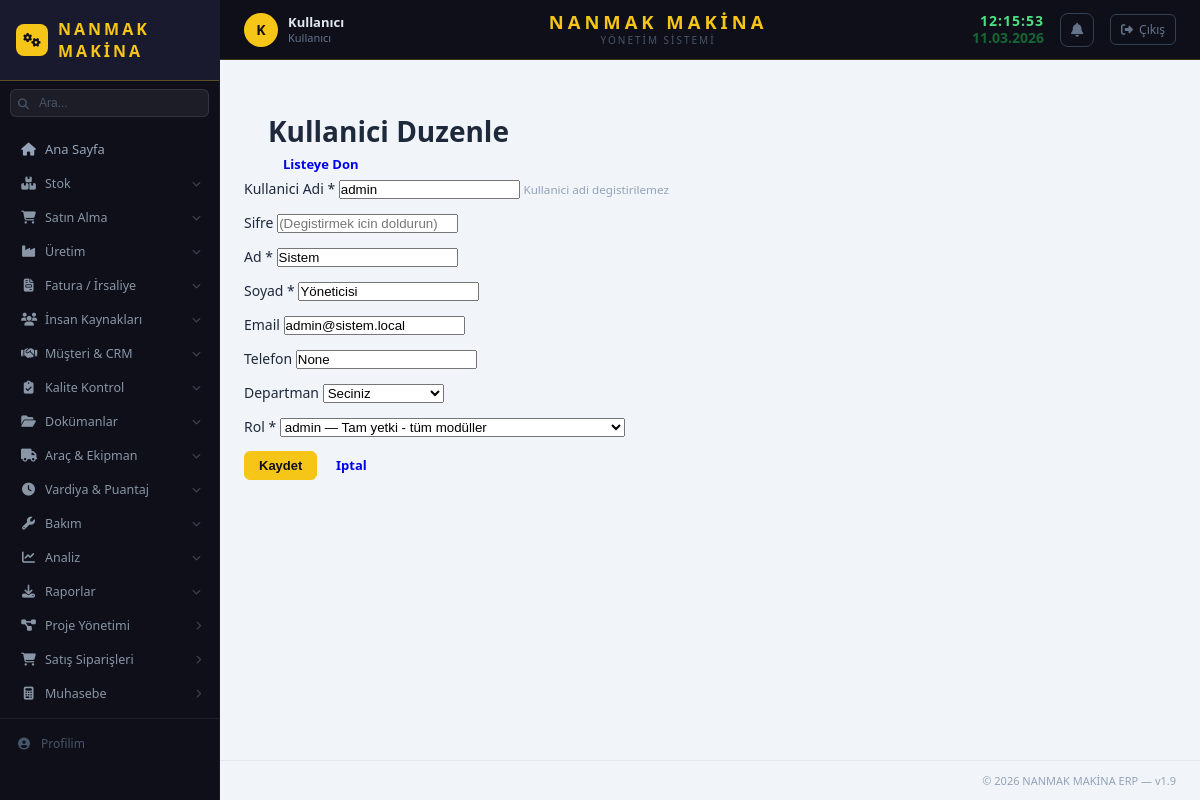
/kullanici/kullanici/1/duzenle (signed in), run on the app's committed database.
### app/stok/models/sistem_ayar.py (models this page shows, shortened)
class SistemAyar(db.Model):
    __tablename__ = 'sistem_ayar'
    id = db.Column(db.Integer, primary_key=True, autoincrement=True)
    anahtar = db.Column(db.String(100), unique=True, nullable=False)
    deger = db.Column(db.Text)
    aciklama = db.Column(db.String(200))
    guncelleme = db.Column(db.String(30), default=lambda: datetime.now().strftime('%d.%m.%Y %H:%M'))
    @staticmethod
    def get(anahtar, varsayilan=''):
        ayar = SistemAyar.query.filter_by(anahtar=anahtar).first()
        return ayar.deger if ayar else varsayilan

### app/kullanici/models/kullanici.py (models this page shows, shortened)
class Kullanici(db.Model):
    __tablename__ = 'kullanici'
    id = db.Column(db.Integer, primary_key=True, autoincrement=True)
    kullanici_adi = db.Column(db.String(50), unique=True, nullable=False)
    sifre_hash = db.Column(db.String(256), nullable=False)
    ad = db.Column(db.String(100), nullable=False)
    soyad = db.Column(db.String(100), nullable=False)
    email = db.Column(db.String(150), unique=True)
    telefon = db.Column(db.String(20))
    departman = db.Column(db.String(100))
    personel_id = db.Column(db.Integer, nullable=True)
    olusturma_tarihi = db.Column(db.String(20), default=_simdi)
    son_giris = db.Column(db.String(20))
    aktif = db.Column(db.Integer, default=1)
    roller = db.relationship('KullaniciRol', backref='kullanici', lazy=True, cascade='all, delete-orphan')
    def birincil_rol(self):
        if self.roller:
            return self.roller[0].rol
        return None
    def admin_mi(self):
        for kr in self.roller:
            if kr.rol and kr.rol.rol_adi == 'admin':
                return True
        return False

### app/kullanici/routes/kullanici_routes.py (the view, shortened to what this page needs)
@kullanici_bp.route('/kullanici/<int:id>/duzenle', methods=['GET', 'POST'])
def kullanici_duzenle(id):
    kullanici = Kullanici.query.get_or_404(id)
    roller = Rol.query.filter_by(aktif=1).all()
    mevcut_rol_id = kullanici.roller[0].rol_id if kullanici.roller else None
    return render_template('kullanici/kullanici_form.html',
                           kullanici=kullanici, roller=roller, mevcut_rol_id=mevcut_rol_id)

### app/__init__.py (called while the page is built)
def login_gerekli_mi(endpoint, path):
    for acik in ACIK_URLLAR:
        if path.startswith(acik):
            return False
    return True

### app/kullanici/templates/kullanici/kullanici_form.html (shortened to what this page needs)
{% extends "base.html" %}
{% block content %}
<div class="page-header">
    <h1>{{ 'Kullanici Duzenle' if kullanici else 'Yeni Kullanici' }}</h1>
    <a href="{{ url_for('kullanici.kullanici_liste') }}" class="btn btn-secondary">Listeye Don</a>
</div>
<form method="POST" class="form-container">
    <div class="form-row">
        <div class="form-group">
            <label for="kullanici_adi">Kullanici Adi *</label>
            <input type="text" id="kullanici_adi" name="kullanici_adi"
                   value="{{ kullanici.kullanici_adi if kullanici else '' }}"
                   {{ 'readonly' if kullanici else '' }} required>
            {% if kullanici %}<small style="color: var(--gri);">Kullanici adi degistirilemez</small>{% endif %}
        </div>
        <div class="form-group">
            <label for="sifre">Sifre {{ '' if kullanici else '*' }}</label>
            <input type="password" id="sifre" name="sifre"
                   placeholder="{{ '(Degistirmek icin doldurun)' if kullanici else '' }}"
                   {{ '' if kullanici else 'required' }}>
        </div>
    </div>
    <div class="form-row">
        <div class="form-group">
            <label for="ad">Ad *</label>
            <input type="text" id="ad" name="ad" value="{{ kullanici.ad if kullanici else '' }}" required>
        </div>
        <div class="form-group">
            <label for="soyad">Soyad *</label>
            <input type="text" id="soyad" name="soyad" value="{{ kullanici.soyad if kullanici else '' }}" required>
        </div>
    </div>
    <div class="form-row">
        <div class="form-group">
            <label for="email">Email</label>
            <input type="email" id="email" name="email" value="{{ kullanici.email if kullanici else '' }}">
        </div>
        <div class="form-group">
            <label for="telefon">Telefon</label>
            <input type="text" id="telefon" name="telefon" value="{{ kullanici.telefon if kullanici else '' }}">
        </div>
    </div>
    <div class="form-row">
        <div class="form-group">
            <label for="departman">Departman</label>
            <select id="departman" name="departman">
                <option value="">Seciniz</option>
            </select>
        </div>
        <div class="form-group">
            <label for="rol_id">Rol *</label>
            <select id="rol_id" name="rol_id" required>
                {% for rol in roller %}
                <option value="{{ rol.id }}" {{ 'selected' if mevcut_rol_id and mevcut_rol_id == rol.id else '' }}>
                    {{ rol.rol_adi }} — {{ rol.aciklama or '' }}
                </option>
                {% endfor %}
            </select>
        </div>
    </div>
    <div class="form-actions">
        <button type="submit" class="btn btn-primary">Kaydet</button>
        <a href="{{ url_for('kullanici.kullanici_liste') }}" class="btn btn-secondary">Iptal</a>
    </div>
</form>
{% endblock %}

### app/stok/templates/base.html (shortened to what this page needs)
<!DOCTYPE html>
<html lang="tr">
<head>
    <link rel="stylesheet" href="{{ url_for('static', filename='css/main.css') }}">
    <link rel="stylesheet" href="https://cdnjs.cloudflare.com/ajax/libs/font-awesome/6.4.0/css/all.min.css">
</head>
<body>
<aside class="sidebar">
    <div class="sidebar-logo">
        {% if firma_logo %}
        <img src="{{ url_for('static', filename='img/' + firma_logo) }}"
             alt="{{ firma_adi }}" style="height:36px;max-width:140px;object-fit:contain;">
        {% else %}
        <span class="sidebar-logo-icon"><i class="fas fa-cogs"></i></span>
        <span class="sidebar-logo-text">{{ firma_adi }}</span>
        {% endif %}
    </div>
    <div class="sidebar-arama">
        <i class="fas fa-search sidebar-arama-ikon"></i>
        <input type="text" id="global-arama" placeholder="Ara..." autocomplete="off">
    </div>
    <nav class="sidebar-nav">
        <a href="/" class="nav-item {% if request.path == '/' %}active{% endif %}">
            <i class="fas fa-home"></i><span>Ana Sayfa</span>
        </a>
        <div class="nav-group">
            <div class="nav-group-title" id="btn-stok-menu">
                <i class="fas fa-boxes ng-icon"></i>
                <span class="ng-label">Stok</span>
                <i class="fas fa-chevron-down ng-arrow"></i>
            </div>
        </div>
        <div class="nav-group">
            <div class="nav-group-title" id="btn-satin-menu">
                <i class="fas fa-shopping-cart ng-icon"></i>
                <span class="ng-label">Satın Alma</span>
                <i class="fas fa-chevron-down ng-arrow"></i>
            </div>
        </div>
        <div class="nav-group">
            <div class="nav-group-title" id="btn-uretim-menu">
                <i class="fas fa-industry ng-icon"></i>
                <span class="ng-label">Üretim</span>
                <i class="fas fa-chevron-down ng-arrow"></i>
            </div>
        </div>
        <div class="nav-group">
            <div class="nav-group-title" id="btn-fatura-menu">
                <i class="fas fa-file-invoice ng-icon"></i>
                <span class="ng-label">Fatura / İrsaliye</span>
                <i class="fas fa-chevron-down ng-arrow"></i>
            </div>
        </div>
        {% if session.get('admin') or yetki.get('ik') %}
        <div class="nav-group">
            <div class="nav-group-title" id="btn-ik-menu">
                <i class="fas fa-users ng-icon"></i>
                <span class="ng-label">İnsan Kaynakları</span>
                <i class="fas fa-chevron-down ng-arrow"></i>
            </div>
        </div>
        {% endif %}
        {% if aktif_moduller.get('crm') %}
        <div class="nav-group">
            <div class="nav-group-title" id="btn-crm-menu">
                <i class="fas fa-handshake ng-icon"></i>
                <span class="ng-label">Müşteri & CRM</span>
                <i class="fas fa-chevron-down ng-arrow"></i>
            </div>
        </div>
        {% endif %}
        {% if aktif_moduller.get('kalite') %}
        <div class="nav-group">
            <div class="nav-group-title" id="btn-kalite-menu">
                <i class="fas fa-clipboard-check ng-icon"></i>
                <span class="ng-label">Kalite Kontrol</span>
                <i class="fas fa-chevron-down ng-arrow"></i>
            </div>
        </div>
        {% endif %}
        {% if aktif_moduller.get('dokuman') %}
        <div class="nav-group">
            <div class="nav-group-title" id="btn-dokuman-menu">
                <i class="fas fa-folder-open ng-icon"></i>
                <span class="ng-label">Dokümanlar</span>
                <i class="fas fa-chevron-down ng-arrow"></i>
            </div>
        </div>
        {% endif %}
        {% if aktif_moduller.get('arac') %}
        <div class="nav-group">
            <div class="nav-group-title" id="btn-arac-menu">
                <i class="fas fa-truck ng-icon"></i>
                <span class="ng-label">Araç & Ekipman</span>
                <i class="fas fa-chevron-down ng-arrow"></i>
            </div>
        </div>
        {% endif %}
        {% if aktif_moduller.get('vardiya') %}
        <div class="nav-group">
            <div class="nav-group-title" id="btn-vardiya-menu">
                <i class="fas fa-clock ng-icon"></i>
                <span class="ng-label">Vardiya & Puantaj</span>
                <i class="fas fa-chevron-down ng-arrow"></i>
            </div>
        </div>
        {% endif %}
        {% if aktif_moduller.get('bakim') %}
        <div class="nav-group">
            <div class="nav-group-title" id="btn-bakim-menu">
                <i class="fas fa-wrench ng-icon"></i>
                <span class="ng-label">Bakım</span>
                <i class="fas fa-chevron-down ng-arrow"></i>
            </div>
        </div>
        {% endif %}
        <div class="nav-group">
            <div class="nav-group-title" id="btn-analiz-menu">
                <i class="fas fa-chart-line ng-icon"></i>
                <span class="ng-label">Analiz</span>
                <i class="fas fa-chevron-down ng-arrow"></i>
            </div>
        </div>
        <div class="nav-group">
            <div class="nav-group-title" id="btn-rapor-menu">
                <i class="fas fa-download ng-icon"></i>
                <span class="ng-label">Raporlar</span>
                <i class="fas fa-chevron-down ng-arrow"></i>
            </div>
        </div>
        {% if aktif_moduller.get('proje') %}
        <div class="nav-group">
            <div class="nav-group-title" id="btn-proje-menu">
                <i class="fas fa-project-diagram ng-icon"></i>
                <span class="ng-label">Proje Yönetimi</span>
                <i class="fas fa-chevron-right ng-arrow"></i>
            </div>
        </div>
        {% endif %}
        {% if aktif_moduller.get('siparis') %}
        <div class="nav-group">
            <div class="nav-group-title" id="btn-siparis-menu">
                <i class="fas fa-shopping-cart ng-icon"></i>
                <span class="ng-label">Satış Siparişleri</span>
                <i class="fas fa-chevron-right ng-arrow"></i>
            </div>
        </div>
        {% endif %}
        {% if aktif_moduller.get('muhasebe') %}
        <div class="nav-group">
            <div class="nav-group-title" id="btn-muhasebe-menu">
                <i class="fas fa-calculator ng-icon"></i>
                <span class="ng-label">Muhasebe</span>
                <i class="fas fa-chevron-right ng-arrow"></i>
            </div>
        </div>
        {% endif %}
        <div class="sidebar-alt-menu">
            <a href="{{ url_for('kullanici.profil') }}" class="sidebar-alt-link">
                <i class="fas fa-user-circle"></i> Profilim
            </a>
        </div>
    </nav>
</aside>
<div class="main-wrapper">
    <header class="top-header">
        <div class="header-left">
            <a href="{{ url_for('kullanici.profil') }}" class="header-user" title="Profilim" style="text-decoration:none;">
                <div class="header-user-avatar">{{ session.get('tam_ad', 'K')[:1] | upper }}</div>
                <div class="header-user-info">
                    <span class="header-user-name">{{ session.get('tam_ad', 'Kullanıcı') }}</span>
                    <span class="header-user-role">{% if session.get('admin') %}Admin{% else %}Kullanıcı{% endif %}</span>
                </div>
            </a>
        </div>
        <div class="header-center">
            <div class="header-firma">{{ firma_adi }}</div>
            <div class="header-firma-alt">{{ firma_alt_baslik }}</div>
        </div>
        <div class="header-right">
            <div class="header-datetime">
                <span class="header-saat" id="header-saat">--:--:--</span>
                <span class="header-tarih" id="header-tarih">--.--.----</span>
            </div>
            <div class="bildirim-wrapper" id="bildirim-wrapper">
                <button class="bildirim-btn" onclick="toggleBildirimler()" title="Bildirimler">
                    <i class="fas fa-bell"></i>
                </button>
            </div>
            <a href="{{ url_for('kullanici.cikis') }}" class="header-cikis" title="Çıkış Yap">
                <i class="fas fa-sign-out-alt"></i>
                <span>Çıkış</span>
            </a>
        </div>
    </header>
    <div class="page-header">
    </div>
    <main class="main-content">
        {% block content %}{% endblock %}
    </main>
    <footer class="footer">
        <span>© 2026 {{ firma_adi }} ERP — v1.9</span>
    </footer>
</div>
</body>
</html>

### app/stok/templates/base.html (style rules this page uses)
.bildirim-wrapper { position: relative; }
.bildirim-btn { background: none; border: 1px solid #334155; color: #64748b; width: 34px; height: 34px; border-radius: 8px; cursor: pointer; display: flex; align-items: center; justify-content: center; font-size: 14px; transition: all 0.15s; position: relative; }
.sidebar-arama { padding: 8px 10px; position: relative; }
.sidebar-arama input { width: 100%; background: rgba(255,255,255,0.06); border: 1px solid rgba(255,255,255,0.1); border-radius: 6px; padding: 6px 8px 6px 28px; color: #94a3b8; font-size: 12px; outline: none; transition: all 0.15s; }
.sidebar-arama input::placeholder { color: #475569; }
.sidebar-arama-ikon { position: absolute; left: 18px; top: 50%; transform: translateY(-50%); color: #475569; font-size: 11px; pointer-events: none; }
.sidebar-alt-menu { border-top: 1px solid rgba(255,255,255,0.07); padding: 8px 0; margin-top: 8px; }
.sidebar-alt-link { display: flex; align-items: center; gap: 9px; padding: 8px 16px; color: #475569; font-size: 12px; text-decoration: none; transition: all 0.15s; }
.sidebar-alt-link i { width: 16px; text-align: center; font-size: 12px; }

### data on the page
SistemAyar: deger "NANMAK MAKİNA"
SistemAyar: deger "YÖNETIM SISTEMI"
Kullanici: kullanici_adi "admin", ad "Sistem", soyad "Yöneticisi", email "admin@sistem.local", telefon "None"

### other printed values
{{ session.get('tam_ad', 'K')[:1] | upper }} "K"
{{ session.get('tam_ad', 'Kullanıcı') }} "Kullanıcı"
{{ 'Kullanici Duzenle' if kullanici else 'Yeni Kullanici' }} "Kullanici Duzenle"
form field rol_id "admin — Tam yetki - tüm modüller"
